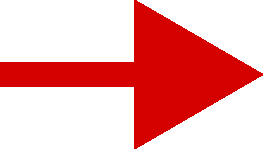
%> input picture src/.old/seta2.png, 263 x 149 px
$ octave Untitled_imagemVeiculo.m   (GNU Octave 9; MATLAB toolbox functions it lacks are replaced by stand-ins)
%> lines starting %> are read from the running program, lines starting %| are printed output that depends on the picture
%%
clc,clear,close all

% Read in car image
setaFile = 'seta2.png';
[I,map,transparency] = imread(setaFile);
%> I is the input picture: size 149x263x3 uint8; mean R, G, B 240.9, 169.1, 169.1
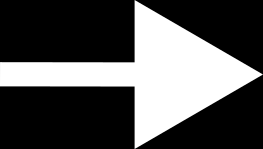
%> transparency: size 149x263 uint8; min 0, max 255, mean 83.5
%> map = []


roadWidth = 8;
carWidth = 3.5;  % same units as road-width


% x = linspace(-7,7,50);
t = 0:0.01:10;

delta = pi/2;
a = 1
A = 50;
C = 50;
x = A*sin(a*t + delta) + C;

b = 1
B = 50;
D = 50;
y = B*sin(b*t) + D;

% carX = linspace(-150,1150,numel(x)); % car will start and end outside of the axes
% carY = (1./(1+exp(-x))*roadWidth - roadWidth/2)*.5;  % assumes road is centered at y=0

carX = x;
carY = y;

fig = figure();
% fig.Position(3:4) = [1180,420];
fig.Resize = 'off';  % disable fig resize since car size depends on plot aspect ratio.
movegui(fig)
% ax = axes(fig,'XLim',[-5, 1100], 'YLim', [-8 8], 'XTick', 0:200:1000, 'ytick', -8:8,'Units','pixels');
XYoffset = 5
ax = axes(fig,'XLim', [min(x)-XYoffset,max(x)+XYoffset], 'YLim', [min(y)-XYoffset,max(y)+XYoffset]);
% box(ax,'on')
hold(ax,'on')

% [7 lines of commented-out code are left out]
traj = plot(carX, carY, '-b', 'LineWidth', 1);

% Compute car length based on specified width and aspect ratio
% xlim and ylim must be set prior to this.  Axes & data aspect ratios cannot change after this!
drawnow()
% asScalingFactor = (ax.DataAspectRatio(1)/ax.DataAspectRatio(2)) / ...
%     (ax.PlotBoxAspectRatio(1)/ax.PlotBoxAspectRatio(2));
% carLength = carWidth * size(I,2)/size(I,1) * asScalingFactor;

carLength = 5;
carWidth = 5;

carXi = carX(:) + carLength./[-2,2];  %[left, right]
carYi = carY(:) + carWidth./[-2,2];   %[lower, upper]

% Draw car at starting point & animate trajectory
carImg = imagesc(carXi(1,:), carYi(1,:), I, 'AlphaData', transparency);
theta = 0;
R = carLength;
for i = 1:size(carXi,1)
    x0 = carXi(i,1);
    x1 = carXi(i,2);

    y0 = carYi(i,1);
    y1 = carYi(i,2);


% [12 lines of commented-out code are left out]
    X = [x0,x1];
    Y = [y0,y1];
    % Rotation angle (30 degrees)
    theta_deg = theta;

    % Center of rotation
    xc = (x0 + x1) / 2;
    yc = (y0 + y1) / 2;

    % Convert angle to radians
    theta_rad = deg2rad(theta_deg);

    % Define the rotation matrix
    R = [cos(theta_rad) -sin(theta_rad);
         sin(theta_rad) cos(theta_rad)];
%     R = [1 0;
%      0 cos(theta_rad)];
%      R = [cos(theta_rad) 0;
%          0 1];
    % Perform the rotation
    rotated_coords = R * [X - xc; Y - yc] + [xc; yc];

    % Extract the rotated X and Y coordinates
    X_rotated = rotated_coords(1, :);
    Y_rotated = rotated_coords(2, :);


    theta = theta + 1;

%     carImg.XData = carXi(i,:);
%     carImg.YData = carYi(i,:);
    carImg.XData = [X_rotated(:,1), X_rotated(:,2)];
    carImg.YData = [Y_rotated(:,1), Y_rotated(:,2)];
%     carImg.XData = [x0,x1];
%     carImg.YData = [y0,y1];

    drawnow();
%     pause(1);  % <--- slow down animation by increasing this value
end
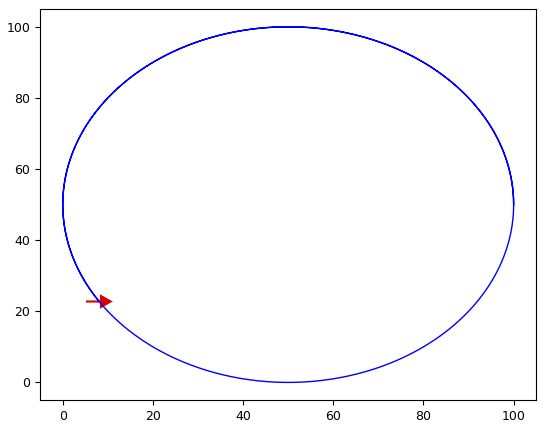
%> figure redrawn from the program's plot data
